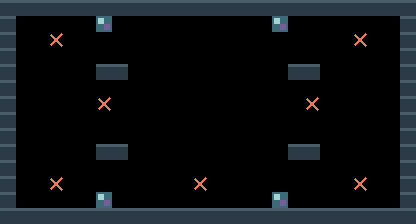

This is a level from a 2D game, rendered from its Tiled map with the project's own tilesets. A one-line summary and the complete map file follow:
An orthogonal 26x14 tile map with 16x16 px tiles, 2 tile layers (terreno, marcadores).

<map version="1.10" tiledversion="1.11.0" orientation="orthogonal" renderorder="right-down" width="26" height="14" tilewidth="16" tileheight="16" infinite="0" nextlayerid="3" nextobjectid="1">
 <properties>
  <property name="tipo" value="raz_combate" />
  <property name="nombre" value="mirada" />
 </properties>
 <tileset firstgid="1" source="muelle.tsx" />
 <layer id="1" name="terreno" width="26" height="14">
  <data encoding="csv">
1,1,1,1,1,1,1,1,1,1,1,1,1,1,1,1,1,1,1,1,1,1,1,1,1,1,
1,0,0,0,0,0,0,0,0,0,0,0,0,0,0,0,0,0,0,0,0,0,0,0,0,1,
1,0,0,0,0,0,0,0,0,0,0,0,0,0,0,0,0,0,0,0,0,0,0,0,0,1,
1,0,0,0,0,0,0,0,0,0,0,0,0,0,0,0,0,0,0,0,0,0,0,0,0,1,
1,0,0,0,0,0,1,1,0,0,0,0,0,0,0,0,0,0,1,1,0,0,0,0,0,1,
1,0,0,0,0,0,0,0,0,0,0,0,0,0,0,0,0,0,0,0,0,0,0,0,0,1,
1,0,0,0,0,0,0,0,0,0,0,0,0,0,0,0,0,0,0,0,0,0,0,0,0,1,
1,0,0,0,0,0,0,0,0,0,0,0,0,0,0,0,0,0,0,0,0,0,0,0,0,1,
1,0,0,0,0,0,0,0,0,0,0,0,0,0,0,0,0,0,0,0,0,0,0,0,0,1,
1,0,0,0,0,0,1,1,0,0,0,0,0,0,0,0,0,0,1,1,0,0,0,0,0,1,
1,0,0,0,0,0,0,0,0,0,0,0,0,0,0,0,0,0,0,0,0,0,0,0,0,1,
1,0,0,0,0,0,0,0,0,0,0,0,0,0,0,0,0,0,0,0,0,0,0,0,0,1,
1,0,0,0,0,0,0,0,0,0,0,0,0,0,0,0,0,0,0,0,0,0,0,0,0,1,
1,1,1,1,1,1,1,1,1,1,1,1,1,1,1,1,1,1,1,1,1,1,1,1,1,1
</data>
 </layer>
 <layer id="2" name="marcadores" width="26" height="14">
  <data encoding="csv">
0,0,0,0,0,0,0,0,0,0,0,0,0,0,0,0,0,0,0,0,0,0,0,0,0,0,
0,0,0,0,0,0,5,0,0,0,0,0,0,0,0,0,0,5,0,0,0,0,0,0,0,0,
0,0,0,3,0,0,0,0,0,0,0,0,0,0,0,0,0,0,0,0,0,0,3,0,0,0,
0,0,0,0,0,0,0,0,0,0,0,0,0,0,0,0,0,0,0,0,0,0,0,0,0,0,
0,0,0,0,0,0,0,0,0,0,0,0,0,0,0,0,0,0,0,0,0,0,0,0,0,0,
0,0,0,0,0,0,0,0,0,0,0,0,0,0,0,0,0,0,0,0,0,0,0,0,0,0,
0,0,0,0,0,0,3,0,0,0,0,0,0,0,0,0,0,0,0,3,0,0,0,0,0,0,
0,0,0,0,0,0,0,0,0,0,0,0,0,0,0,0,0,0,0,0,0,0,0,0,0,0,
0,0,0,0,0,0,0,0,0,0,0,0,0,0,0,0,0,0,0,0,0,0,0,0,0,0,
0,0,0,0,0,0,0,0,0,0,0,0,0,0,0,0,0,0,0,0,0,0,0,0,0,0,
0,0,0,0,0,0,0,0,0,0,0,0,0,0,0,0,0,0,0,0,0,0,0,0,0,0,
0,0,0,3,0,0,0,0,0,0,0,0,3,0,0,0,0,0,0,0,0,0,3,0,0,0,
0,0,0,0,0,0,5,0,0,0,0,0,0,0,0,0,0,5,0,0,0,0,0,0,0,0,
0,0,0,0,0,0,0,0,0,0,0,0,0,0,0,0,0,0,0,0,0,0,0,0,0,0
</data>
 </layer>
</map>
